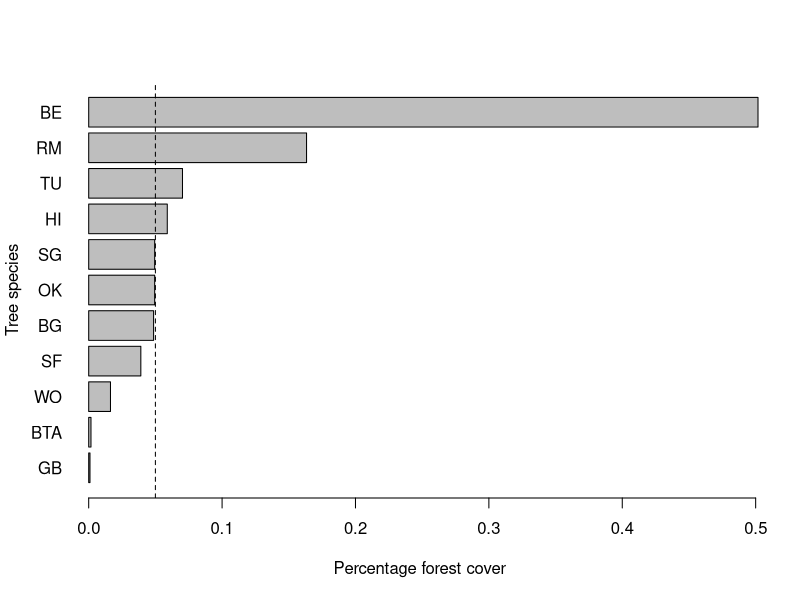

R code for this plot:
## ---- chunk 1
X <- as.matrix(read.table("horn.txt"))
## ---- chunk 2
(X <- t(X)/100)
## ---- chunk 3
n <- n0 <- rep(1,ncol(X))
for(i in 1:100) n <- X%*%n
longrun.for <- n
## ---- chunk 4
Xeig <- eigen(X)
S <- Xeig$vectors
d <- Xeig$values
D <- diag(d, length(d), length(d))
n <- rep(1,ncol(X))
longrun.eigen <- Re(S%*%(D^100)%*%solve(S)%*%n0)
## ---- chunk 5
library(expm)
longrun.expm <- (X%^%100)%*%n0
## ---- chunk 6
normalize <- function(x) x/sum(x)
## ---- chunk 7
cbind(normalize(longrun.for),
      normalize(longrun.eigen),
      normalize(longrun.expm), 
      Re(normalize(S[,1])))
## ---- chunk 8
barplot(sort(normalize(longrun.expm)[,1]),
        horiz = TRUE, las = 1,
        xlab = "Percentage forest cover",
        ylab = "Tree species")
abline(v = 0.05, lty = 2)
## ---- chunk 9
sum(normalize(longrun.expm) > 0.05)
## ---- chunk 10
Mod(eigen(X)$values)
## ---- chunk 11
Mod(eigen(X)$values) < 1
## ---- chunk 12
XminusI <- X - diag(1,nrow(X),ncol(X))
try(solve(XminusI))
## ---- chunk 13
ncol(X)-qr(XminusI)$rank
